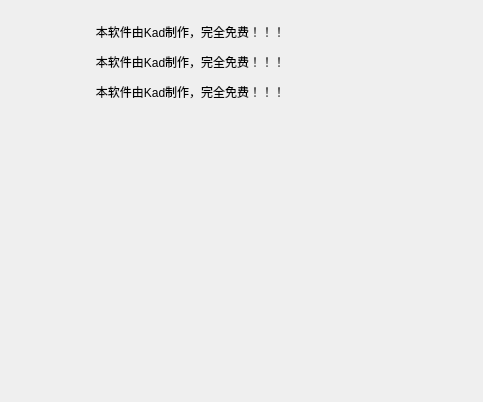
<?xml version="1.0" encoding="UTF-8"?>
<ui version="4.0">
 <class>Form</class>
 <widget class="QWidget" name="Form">
  <property name="geometry">
   <rect>
    <x>0</x>
    <y>0</y>
    <width>483</width>
    <height>402</height>
   </rect>
  </property>
  <property name="windowTitle">
   <string>Form</string>
  </property>
  <widget class="BodyLabel" name="label">
   <property name="geometry">
    <rect>
     <x>80</x>
     <y>20</y>
     <width>221</width>
     <height>23</height>
    </rect>
   </property>
   <property name="text">
    <string>本软件由Kad制作，完全免费！！！</string>
   </property>
   <property name="alignment">
    <set>Qt::AlignCenter</set>
   </property>
  </widget>
  <widget class="BodyLabel" name="label_2">
   <property name="geometry">
    <rect>
     <x>80</x>
     <y>50</y>
     <width>221</width>
     <height>23</height>
    </rect>
   </property>
   <property name="text">
    <string>本软件由Kad制作，完全免费！！！</string>
   </property>
   <property name="alignment">
    <set>Qt::AlignCenter</set>
   </property>
  </widget>
  <widget class="BodyLabel" name="label_3">
   <property name="geometry">
    <rect>
     <x>80</x>
     <y>80</y>
     <width>221</width>
     <height>23</height>
    </rect>
   </property>
   <property name="text">
    <string>本软件由Kad制作，完全免费！！！</string>
   </property>
   <property name="alignment">
    <set>Qt::AlignCenter</set>
   </property>
  </widget>
  <widget class="QLabel" name="label_4">
   <property name="geometry">
    <rect>
     <x>20</x>
     <y>130</y>
     <width>211</width>
     <height>211</height>
    </rect>
   </property>
   <property name="sizeIncrement">
    <size>
     <width>0</width>
     <height>0</height>
    </size>
   </property>
   <property name="baseSize">
    <size>
     <width>0</width>
     <height>0</height>
    </size>
   </property>
   <property name="layoutDirection">
    <enum>Qt::LeftToRight</enum>
   </property>
   <property name="autoFillBackground">
    <bool>false</bool>
   </property>
   <property name="frameShape">
    <enum>QFrame::NoFrame</enum>
   </property>
   <property name="frameShadow">
    <enum>QFrame::Plain</enum>
   </property>
   <property name="text">
    <string/>
   </property>
   <property name="pixmap">
    <pixmap>wx.png</pixmap>
   </property>
   <property name="scaledContents">
    <bool>true</bool>
   </property>
   <property name="alignment">
    <set>Qt::AlignCenter</set>
   </property>
   <property name="wordWrap">
    <bool>false</bool>
   </property>
  </widget>
  <widget class="QLabel" name="label_5">
   <property name="geometry">
    <rect>
     <x>260</x>
     <y>130</y>
     <width>211</width>
     <height>211</height>
    </rect>
   </property>
   <property name="sizeIncrement">
    <size>
     <width>0</width>
     <height>0</height>
    </size>
   </property>
   <property name="baseSize">
    <size>
     <width>0</width>
     <height>0</height>
    </size>
   </property>
   <property name="layoutDirection">
    <enum>Qt::LeftToRight</enum>
   </property>
   <property name="autoFillBackground">
    <bool>false</bool>
   </property>
   <property name="frameShape">
    <enum>QFrame::NoFrame</enum>
   </property>
   <property name="frameShadow">
    <enum>QFrame::Plain</enum>
   </property>
   <property name="text">
    <string/>
   </property>
   <property name="pixmap">
    <pixmap>QQ.png</pixmap>
   </property>
   <property name="scaledContents">
    <bool>true</bool>
   </property>
   <property name="alignment">
    <set>Qt::AlignCenter</set>
   </property>
   <property name="wordWrap">
    <bool>false</bool>
   </property>
  </widget>
 </widget>
 <customwidgets>
  <customwidget>
   <class>BodyLabel</class>
   <extends>QLabel</extends>
   <header>qfluentwidgets</header>
  </customwidget>
 </customwidgets>
 <resources/>
 <connections/>
</ui>
